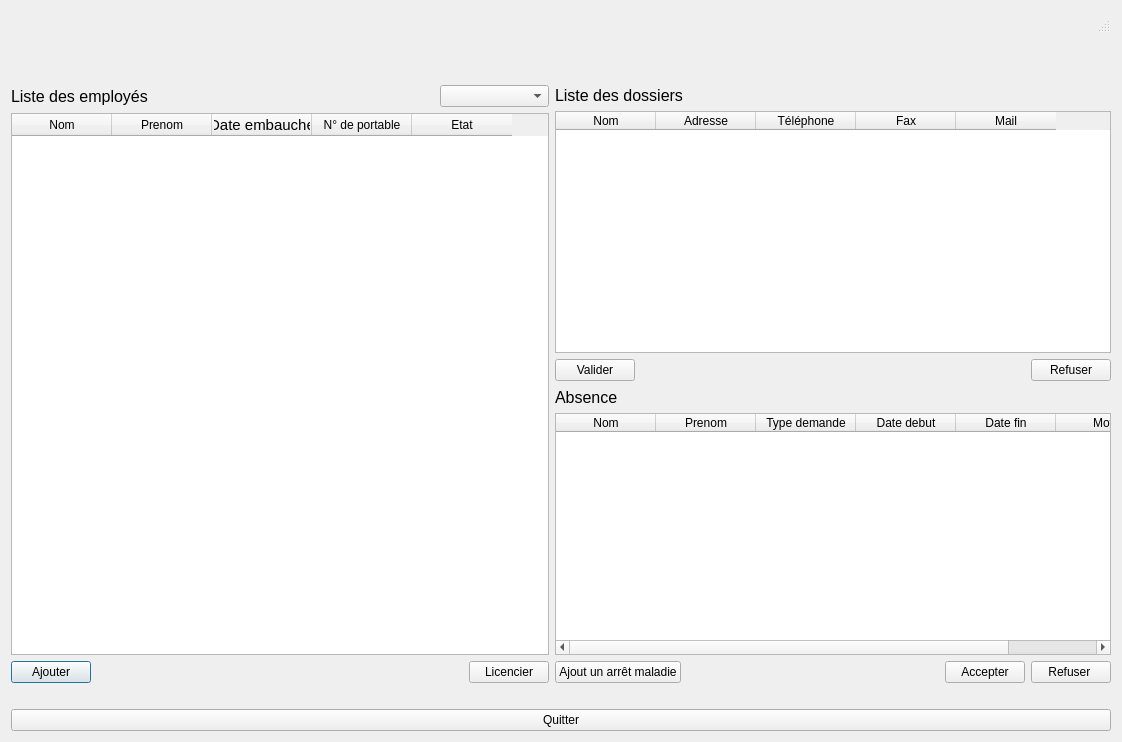
<?xml version="1.0" encoding="UTF-8"?>
<ui version="4.0">
 <class>DialogChefAgence</class>
 <widget class="QDialog" name="DialogChefAgence">
  <property name="geometry">
   <rect>
    <x>0</x>
    <y>0</y>
    <width>1122</width>
    <height>742</height>
   </rect>
  </property>
  <property name="windowTitle">
   <string>MainWindow</string>
  </property>
  <layout class="QVBoxLayout" name="verticalLayout_10">
   <item>
    <widget class="QStatusBar" name="statusbar"/>
   </item>
   <item>
    <widget class="QMenuBar" name="menubar"/>
   </item>
   <item>
    <layout class="QVBoxLayout" name="verticalLayout_9">
     <item>
      <layout class="QVBoxLayout" name="verticalLayout_8">
       <item>
        <layout class="QVBoxLayout" name="verticalLayout_6">
         <item>
          <spacer name="horizontalSpacer_7">
           <property name="orientation">
            <enum>Qt::Horizontal</enum>
           </property>
           <property name="sizeHint" stdset="0">
            <size>
             <width>1098</width>
             <height>20</height>
            </size>
           </property>
          </spacer>
         </item>
         <item>
          <spacer name="horizontalSpacer_10">
           <property name="orientation">
            <enum>Qt::Horizontal</enum>
           </property>
           <property name="sizeHint" stdset="0">
            <size>
             <width>1098</width>
             <height>20</height>
            </size>
           </property>
          </spacer>
         </item>
        </layout>
       </item>
       <item>
        <layout class="QVBoxLayout" name="verticalLayout_7">
         <item>
          <layout class="QHBoxLayout" name="horizontalLayout_7">
           <item>
            <layout class="QVBoxLayout" name="verticalLayout_3">
             <item>
              <layout class="QVBoxLayout" name="verticalLayout">
               <item>
                <layout class="QHBoxLayout" name="horizontalLayout">
                 <item>
                  <widget class="QLabel" name="labelEmployes">
                   <property name="font">
                    <font>
                     <pointsize>12</pointsize>
                     <weight>50</weight>
                     <bold>false</bold>
                    </font>
                   </property>
                   <property name="text">
                    <string>Liste des employés</string>
                   </property>
                  </widget>
                 </item>
                 <item>
                  <spacer name="horizontalSpacer">
                   <property name="orientation">
                    <enum>Qt::Horizontal</enum>
                   </property>
                   <property name="sizeHint" stdset="0">
                    <size>
                     <width>208</width>
                     <height>20</height>
                    </size>
                   </property>
                  </spacer>
                 </item>
                 <item>
                  <widget class="QComboBox" name="comboBoxTrierEmployes">
                   <item>
                    <property name="text">
                     <string/>
                    </property>
                   </item>
                   <item>
                    <property name="text">
                     <string>Salaries</string>
                    </property>
                   </item>
                   <item>
                    <property name="text">
                     <string>Commerciales</string>
                    </property>
                   </item>
                  </widget>
                 </item>
                </layout>
               </item>
               <item>
                <widget class="QTableWidget" name="tableWidgetEmployes">
                 <column>
                  <property name="text">
                   <string>Nom</string>
                  </property>
                 </column>
                 <column>
                  <property name="text">
                   <string>Prenom</string>
                  </property>
                 </column>
                 <column>
                  <property name="text">
                   <string>Date embauche</string>
                  </property>
                  <property name="font">
                   <font>
                    <pointsize>11</pointsize>
                    <weight>50</weight>
                    <italic>false</italic>
                    <bold>false</bold>
                    <underline>false</underline>
                    <strikeout>false</strikeout>
                   </font>
                  </property>
                 </column>
                 <column>
                  <property name="text">
                   <string>N° de portable</string>
                  </property>
                 </column>
                 <column>
                  <property name="text">
                   <string>Etat</string>
                  </property>
                 </column>
                </widget>
               </item>
              </layout>
             </item>
             <item>
              <layout class="QHBoxLayout" name="horizontalLayout_4">
               <item>
                <widget class="QPushButton" name="pushButtonAjouterEmploye">
                 <property name="text">
                  <string>Ajouter</string>
                 </property>
                </widget>
               </item>
               <item>
                <spacer name="horizontalSpacer_2">
                 <property name="orientation">
                  <enum>Qt::Horizontal</enum>
                 </property>
                 <property name="sizeHint" stdset="0">
                  <size>
                   <width>40</width>
                   <height>20</height>
                  </size>
                 </property>
                </spacer>
               </item>
               <item>
                <widget class="QPushButton" name="pushButtonLicencierEmploye">
                 <property name="text">
                  <string>Licencier</string>
                 </property>
                </widget>
               </item>
              </layout>
             </item>
            </layout>
           </item>
           <item>
            <layout class="QVBoxLayout" name="verticalLayout_5">
             <item>
              <layout class="QVBoxLayout" name="verticalLayout_4">
               <item>
                <layout class="QHBoxLayout" name="horizontalLayout_5">
                 <item>
                  <widget class="QLabel" name="labelAgences">
                   <property name="font">
                    <font>
                     <pointsize>12</pointsize>
                    </font>
                   </property>
                   <property name="text">
                    <string>Liste des dossiers</string>
                   </property>
                  </widget>
                 </item>
                 <item>
                  <spacer name="horizontalSpacer_5">
                   <property name="orientation">
                    <enum>Qt::Horizontal</enum>
                   </property>
                   <property name="sizeHint" stdset="0">
                    <size>
                     <width>428</width>
                     <height>20</height>
                    </size>
                   </property>
                  </spacer>
                 </item>
                </layout>
               </item>
               <item>
                <widget class="QTableWidget" name="tableWidgetDossiers">
                 <column>
                  <property name="text">
                   <string>Nom</string>
                  </property>
                 </column>
                 <column>
                  <property name="text">
                   <string>Adresse</string>
                  </property>
                 </column>
                 <column>
                  <property name="text">
                   <string>Téléphone</string>
                  </property>
                 </column>
                 <column>
                  <property name="text">
                   <string>Fax</string>
                  </property>
                 </column>
                 <column>
                  <property name="text">
                   <string>Mail</string>
                  </property>
                 </column>
                </widget>
               </item>
               <item>
                <layout class="QHBoxLayout" name="horizontalLayout_6">
                 <item>
                  <widget class="QPushButton" name="pushButtonValiderDossier">
                   <property name="text">
                    <string>Valider</string>
                   </property>
                  </widget>
                 </item>
                 <item>
                  <spacer name="horizontalSpacer_6">
                   <property name="orientation">
                    <enum>Qt::Horizontal</enum>
                   </property>
                   <property name="sizeHint" stdset="0">
                    <size>
                     <width>318</width>
                     <height>20</height>
                    </size>
                   </property>
                  </spacer>
                 </item>
                 <item>
                  <widget class="QPushButton" name="pushButtonRefuser">
                   <property name="text">
                    <string>Refuser</string>
                   </property>
                  </widget>
                 </item>
                </layout>
               </item>
              </layout>
             </item>
             <item>
              <layout class="QVBoxLayout" name="verticalLayout_2">
               <item>
                <layout class="QHBoxLayout" name="horizontalLayout_3">
                 <item>
                  <widget class="QLabel" name="labelDemandeAbsenceConge">
                   <property name="font">
                    <font>
                     <pointsize>12</pointsize>
                    </font>
                   </property>
                   <property name="text">
                    <string>Absence</string>
                   </property>
                  </widget>
                 </item>
                 <item>
                  <spacer name="horizontalSpacer_3">
                   <property name="orientation">
                    <enum>Qt::Horizontal</enum>
                   </property>
                   <property name="sizeHint" stdset="0">
                    <size>
                     <width>438</width>
                     <height>20</height>
                    </size>
                   </property>
                  </spacer>
                 </item>
                </layout>
               </item>
               <item>
                <widget class="QTableWidget" name="tableWidgetDemandeAbsencesConges">
                 <column>
                  <property name="text">
                   <string>Nom</string>
                  </property>
                 </column>
                 <column>
                  <property name="text">
                   <string>Prenom</string>
                  </property>
                 </column>
                 <column>
                  <property name="text">
                   <string>Type demande</string>
                  </property>
                 </column>
                 <column>
                  <property name="text">
                   <string>Date debut</string>
                  </property>
                 </column>
                 <column>
                  <property name="text">
                   <string>Date fin</string>
                  </property>
                 </column>
                 <column>
                  <property name="text">
                   <string>Motif</string>
                  </property>
                 </column>
                </widget>
               </item>
               <item>
                <layout class="QHBoxLayout" name="horizontalLayout_2">
                 <item>
                  <widget class="QPushButton" name="pushButtonAjoutArretMaladie">
                   <property name="text">
                    <string>Ajout un arrêt maladie</string>
                   </property>
                  </widget>
                 </item>
                 <item>
                  <spacer name="horizontalSpacer_8">
                   <property name="orientation">
                    <enum>Qt::Horizontal</enum>
                   </property>
                   <property name="sizeHint" stdset="0">
                    <size>
                     <width>40</width>
                     <height>20</height>
                    </size>
                   </property>
                  </spacer>
                 </item>
                 <item>
                  <widget class="QPushButton" name="pushButtonAccepterDemande">
                   <property name="text">
                    <string>Accepter</string>
                   </property>
                  </widget>
                 </item>
                 <item>
                  <widget class="QPushButton" name="pushButtonRefuserDemande">
                   <property name="text">
                    <string>Refuser </string>
                   </property>
                  </widget>
                 </item>
                </layout>
               </item>
              </layout>
             </item>
            </layout>
           </item>
          </layout>
         </item>
         <item>
          <spacer name="horizontalSpacer_9">
           <property name="orientation">
            <enum>Qt::Horizontal</enum>
           </property>
           <property name="sizeHint" stdset="0">
            <size>
             <width>1098</width>
             <height>20</height>
            </size>
           </property>
          </spacer>
         </item>
        </layout>
       </item>
       <item>
        <widget class="QPushButton" name="pushButtonQuitter">
         <property name="text">
          <string>Quitter</string>
         </property>
        </widget>
       </item>
      </layout>
     </item>
    </layout>
   </item>
  </layout>
 </widget>
 <resources/>
 <connections/>
</ui>
